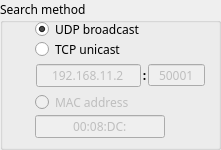
   <widget class="QGroupBox" name="group_searchmethod">
    <property name="geometry">
     <rect>
      <x>10</x>
      <y>520</y>
      <width>221</width>
      <height>150</height>
     </rect>
    </property>
    <property name="font">
     <font>
      <family>맑은 고딕</family>
     </font>
    </property>
    <property name="title">
     <string>Search method</string>
    </property>
    <widget class="QRadioButton" name="broadcast">
     <property name="geometry">
      <rect>
       <x>35</x>
       <y>20</y>
       <width>111</width>
       <height>19</height>
      </rect>
     </property>
     <property name="font">
      <font>
       <family>맑은 고딕</family>
      </font>
     </property>
     <property name="text">
      <string>UDP broadcast</string>
     </property>
     <property name="checked">
      <bool>true</bool>
     </property>
    </widget>
    <widget class="QRadioButton" name="unicast_mac">
     <property name="enabled">
      <bool>false</bool>
     </property>
     <property name="geometry">
      <rect>
       <x>35</x>
       <y>93</y>
       <width>171</width>
       <height>19</height>
      </rect>
     </property>
     <property name="font">
      <font>
       <family>맑은 고딕</family>
      </font>
     </property>
     <property name="text">
      <string>MAC address</string>
     </property>
    </widget>
    <widget class="QRadioButton" name="unicast_ip">
     <property name="enabled">
      <bool>true</bool>
     </property>
     <property name="geometry">
      <rect>
       <x>35</x>
       <y>40</y>
       <width>155</width>
       <height>19</height>
      </rect>
     </property>
     <property name="font">
      <font>
       <family>맑은 고딕</family>
      </font>
     </property>
     <property name="text">
      <string>TCP unicast</string>
     </property>
    </widget>
    <widget class="QLineEdit" name="search_macaddr">
     <property name="enabled">
      <bool>false</bool>
     </property>
     <property name="geometry">
      <rect>
       <x>35</x>
       <y>115</y>
       <width>130</width>
       <height>23</height>
      </rect>
     </property>
     <property name="minimumSize">
      <size>
       <width>130</width>
       <height>23</height>
      </size>
     </property>
     <property name="maximumSize">
      <size>
       <width>130</width>
       <height>23</height>
      </size>
     </property>
     <property name="font">
      <font>
       <family>맑은 고딕</family>
      </font>
     </property>
     <property name="text">
      <string>00:08:DC:</string>
     </property>
     <property name="frame">
      <bool>true</bool>
     </property>
     <property name="echoMode">
      <enum>QLineEdit::Normal</enum>
     </property>
     <property name="alignment">
      <set>Qt::AlignCenter</set>
     </property>
    </widget>
    <widget class="QWidget" name="layoutWidget">
     <property name="geometry">
      <rect>
       <x>36</x>
       <y>64</y>
       <width>171</width>
       <height>25</height>
      </rect>
     </property>
     <layout class="QHBoxLayout" name="unicast_object">
      <property name="spacing">
       <number>2</number>
      </property>
      <property name="sizeConstraint">
       <enum>QLayout::SetMaximumSize</enum>
      </property>
      <item>
       <widget class="QLineEdit" name="search_ipaddr">
        <property name="enabled">
         <bool>false</bool>
        </property>
        <property name="minimumSize">
         <size>
          <width>105</width>
          <height>23</height>
         </size>
        </property>
        <property name="maximumSize">
         <size>
          <width>105</width>
          <height>23</height>
         </size>
        </property>
        <property name="font">
         <font>
          <family>맑은 고딕</family>
         </font>
        </property>
        <property name="text">
         <string>192.168.11.2</string>
        </property>
        <property name="frame">
         <bool>true</bool>
        </property>
        <property name="echoMode">
         <enum>QLineEdit::Normal</enum>
        </property>
        <property name="alignment">
         <set>Qt::AlignCenter</set>
        </property>
       </widget>
      </item>
      <item>
       <widget class="QLabel" name="label_153">
        <property name="minimumSize">
         <size>
          <width>3</width>
          <height>23</height>
         </size>
        </property>
        <property name="maximumSize">
         <size>
          <width>3</width>
          <height>23</height>
         </size>
        </property>
        <property name="font">
         <font>
          <family>맑은 고딕</family>
          <weight>75</weight>
          <bold>true</bold>
         </font>
        </property>
        <property name="text">
         <string>:</string>
        </property>
        <property name="alignment">
         <set>Qt::AlignCenter</set>
        </property>
       </widget>
      </item>
      <item>
       <widget class="QLineEdit" name="search_port">
        <property name="enabled">
         <bool>false</bool>
        </property>
        <property name="minimumSize">
         <size>
          <width>57</width>
          <height>22</height>
         </size>
        </property>
        <property name="maximumSize">
         <size>
          <width>57</width>
          <height>22</height>
         </size>
        </property>
        <property name="font">
         <font>
          <family>맑은 고딕</family>
         </font>
        </property>
        <property name="text">
         <string>50001</string>
        </property>
        <property name="alignment">
         <set>Qt::AlignCenter</set>
        </property>
       </widget>
      </item>
     </layout>
    </widget>
   </widget>
